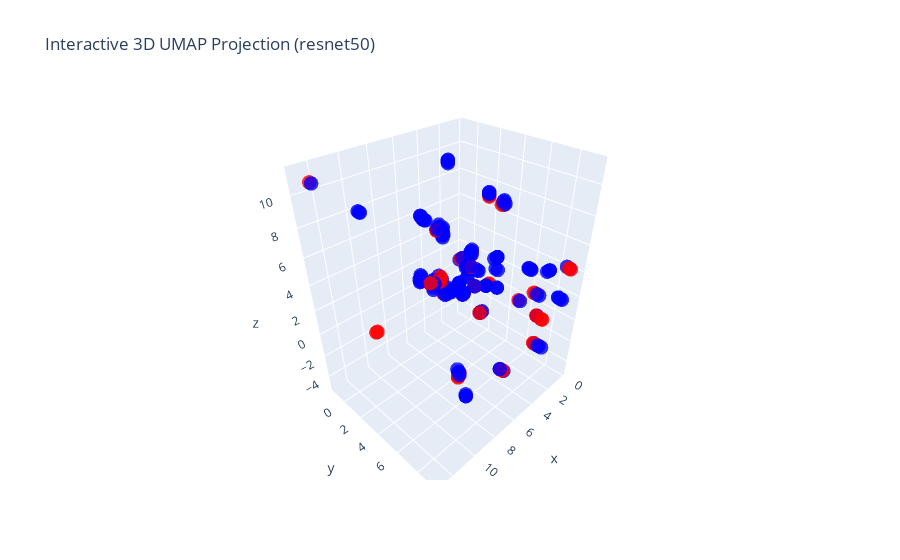

Notebook source saved alongside this figure:
### Code cell
fig = go.Figure(data=[go.Scatter3d(
    x=results[:, 0], y=results[:, 1], z=results[:, 2],
    mode='markers',
    marker=dict(size=5, color=colors, opacity=0.8)
)])

fig.update_layout(
    title="Interactive 3D UMAP Projection (resnet50)",
)

fig.show()

### Figure 1 — Plotly figure (JSON) as saved in the notebook; plotly's stock layout.template omitted (floating-point values rounded to 4 significant figures; data arrays with more than 128 entries replaced by an {"elided": "..."} marker saying what was removed)
{"data": [{"marker": {"color": {"elided": "213 str values"}, "opacity": 0.8, "size": 5}, "mode": "markers", "type": "scatter3d", "x": {"elided": "213 float values"}, "y": {"elided": "213 float values"}, "z": {"elided": "213 float values"}}], "layout": {"title": {"text": "Interactive 3D UMAP Projection (resnet50)"}}}
